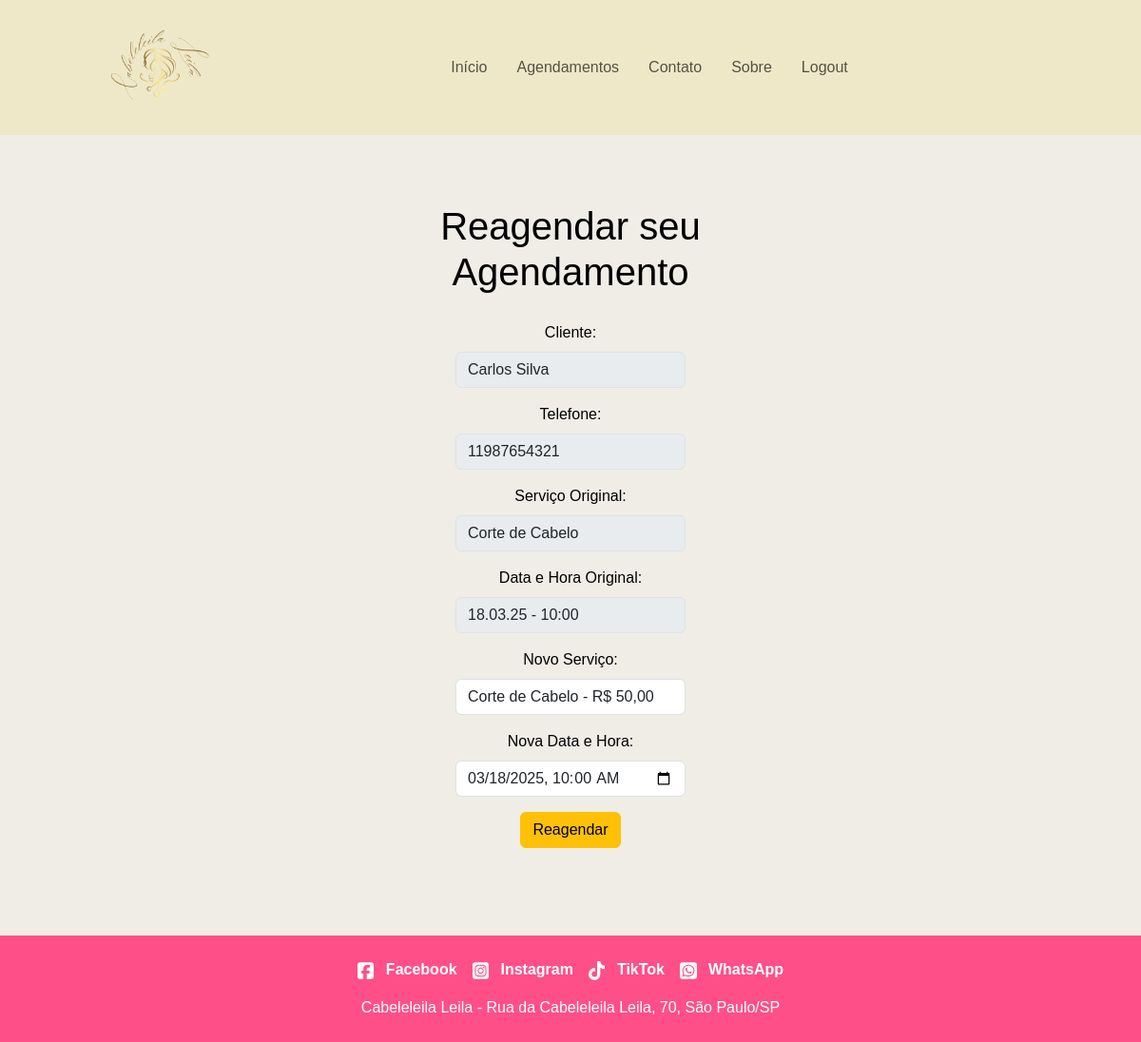
The app's page /website/view/public/form_reagendamento.php?id=1 (signed in) with its own data.
### tables this page shows
CREATE TABLE IF NOT EXISTS CLIENTE (
    id_cliente INT AUTO_INCREMENT PRIMARY KEY,
    nome VARCHAR(100) NOT NULL,
    telefone VARCHAR(20),
    email VARCHAR(100) UNIQUE NOT NULL,
    senha VARCHAR(255) NOT NULL,
    cpf VARCHAR(14) UNIQUE NOT NULL
);

CREATE TABLE IF NOT EXISTS SERVICO (
    id_servico INT AUTO_INCREMENT PRIMARY KEY,
    nome_servico VARCHAR(100) NOT NULL,
    descricao TEXT,
    preco DECIMAL(10,2) NOT NULL
);

CREATE TABLE IF NOT EXISTS AGENDAMENTO (
    id_agendamento INT AUTO_INCREMENT PRIMARY KEY,
    id_cliente INT NOT NULL,
    data_hora DATETIME NOT NULL,
    status ENUM('Agendado', 'Confirmado', 'Cancelado') DEFAULT 'Agendado',
    alteracao_permitida BOOLEAN DEFAULT TRUE,
    FOREIGN KEY (id_cliente) REFERENCES CLIENTE(id_cliente) ON DELETE CASCADE
);

CREATE TABLE IF NOT EXISTS AGENDAMENTO_SERVICO (
    id_agendamento INT NOT NULL,
    id_servico INT NOT NULL,
    PRIMARY KEY (id_agendamento, id_servico),
    FOREIGN KEY (id_agendamento) REFERENCES AGENDAMENTO(id_agendamento) ON DELETE CASCADE,
    FOREIGN KEY (id_servico) REFERENCES SERVICO(id_servico) ON DELETE CASCADE
);

### website/view/public/form_reagendamento.php (the view, shortened to what this page needs)
<?php
include "../../model/head.php";
include "../../controler/connection.php";
$id_agendamento = isset($_GET['id']) ? $_GET['id'] : null;
if ($id_agendamento) {
            $sql_agendamento = "SELECT A.id_agendamento, A.data_hora, S.nome_servico, C.nome, C.telefone, C.id_cliente, ASV.id_servico
                                FROM AGENDAMENTO A
                                LEFT JOIN AGENDAMENTO_SERVICO ASV ON A.id_agendamento = ASV.id_agendamento
                                LEFT JOIN SERVICO S ON ASV.id_servico = S.id_servico
                                JOIN CLIENTE C ON A.id_cliente = C.id_cliente
                                WHERE A.id_agendamento = :id_agendamento AND C.id_cliente = :id_cliente";
    $stmt_agendamento = $pdo->prepare($sql_agendamento);
    $stmt_agendamento->bindParam(':id_agendamento', $id_agendamento);
    $stmt_agendamento->bindParam(':id_cliente', $_SESSION['id_cliente']);
    $stmt_agendamento->execute();
    $agendamento = $stmt_agendamento->fetch(PDO::FETCH_ASSOC);
} else {
    echo "<script>alert('ID do agendamento não fornecido!'); window.location.href = 'agendamentos.php';</script>";
    exit();
}
$sql_servicos = "SELECT id_servico, nome_servico, preco FROM SERVICO";
$stmt_servicos = $pdo->query($sql_servicos);
$servicos = $stmt_servicos->fetchAll(PDO::FETCH_ASSOC);
?>
<body>
<?php include "../../model/clients/header.php"; ?>
<div style="flex: 1;">
    <main class="container-fluid p-5">
        <div class="row">
            <section class="container d-flex justify-content-center align-items-center">
                <div class="col-md-6 col-lg-4 text-center">
                    <h2 class="display-6 mt-4">Reagendar seu Agendamento</h2>
                    <form method="POST" action="../private/reg_reagendamento.php" class="form-horizontal mb-4 mx-auto text-center">
                        <fieldset class="d-flex flex-column justify-content-center align-items-center">
                            <div class="form-group col-md-10 col-xs-10 mb-3">
                                <label for="nome_cliente" class="form-label">Cliente:</label>
                                <input type="text" id="nome_cliente" class="form-control" value="<?php echo htmlspecialchars($agendamento['nome']); ?>" disabled>
                            </div>
                            <div class="form-group col-md-10 col-xs-10 mb-3">
                                <label for="telefone_cliente" class="form-label">Telefone:</label>
                                <input type="text" id="telefone_cliente" class="form-control" value="<?php echo htmlspecialchars($agendamento['telefone']); ?>" disabled>
                            </div>
                            <div class="form-group col-md-10 col-xs-10 mb-3">
                                <label for="nome_servico" class="form-label">Serviço Original:</label>
                                <input type="text" id="nome_servico" class="form-control" value="<?php echo htmlspecialchars($agendamento['nome_servico']); ?>" disabled>
                            </div>
                            <div class="form-group col-md-10 col-xs-10 mb-3">
                                <label for="data_hora_original" class="form-label">Data e Hora Original:</label>
                                <input type="text" id="data_hora_original" class="form-control" value="<?php echo date('d.m.y - H:i', strtotime($agendamento['data_hora'])); ?>" disabled>
                            </div>
                            <div class="form-group col-md-10 col-xs-10 mb-3">
                                <label for="id_servico" class="form-label">Novo Serviço:</label>
                                <select id="id_servico" name="id_servico" class="form-control" required>
                                    <?php foreach ($servicos as $servico): ?>
                                        <option value="<?php echo $servico['id_servico']; ?>" <?php echo ($servico['id_servico'] == $agendamento['id_servico']) ? 'selected' : ''; ?>>
                                            <?php echo htmlspecialchars($servico['nome_servico']) . " - R$ " . number_format($servico['preco'], 2, ',', '.'); ?>
                                        </option>
                                    <?php endforeach; ?>
                                </select>
                            </div>
                            <div class="form-group col-md-10 col-xs-10 mb-3">
                                <label for="data_hora" class="form-label">Nova Data e Hora:</label>
                                <input type="datetime-local" id="data_hora" name="data_hora" class="form-control" required value="<?php echo date('Y-m-d\TH:i', strtotime($agendamento['data_hora'])); ?>">
                            </div>
                            <div class="btn-login">
                                <button type="submit" class="btn btn-warning">Reagendar</button>
                            </div>
                        </fieldset>
                    </form>
                </div>
            </section>
        </div>
    </main>
</div>
<?php include "../../model/footer.php"; ?>
</body>
</html>

### website/model/src/css/style.css (style rules this page uses)
* { box-sizing: border-box; }
body { font-family: Arial, sans-serif; background-color: #efede6; color: black; text-align: center; margin: 0; padding: 0; overflow-x: hidden; display: flex; flex-direction: column; height: 100vh; }
main { flex-grow: 1; }
.container { max-width: 90%; margin: 0 auto; }
form { max-width: 600px; margin: auto; padding: 20px; }
fieldset { border: none; width: 100%; }
button { background-color: #ff4f88; color: white; border: none; padding: 15px 30px; font-size: 1em; cursor: pointer; border-radius: 5px; }

### website/model/src/css/custom_colors.css (style rules this page uses)
:root { --bs-primary: #ff4f88; --bs-secondary: #000000; --bs-success: #28a745; --bs-danger: #dc3545; --bs-light: #efe8c8; }

### records on screen
cliente: nome "Carlos Silva", telefone "11987654321"
servico: nome_servico "Corte de Cabelo"
agendamento: data_hora "18.03.25 - 10:00", data_hora "03/18/2025 10:00"
agendamento_servico: id_servico "Corte de Cabelo - R$ 50,00"
